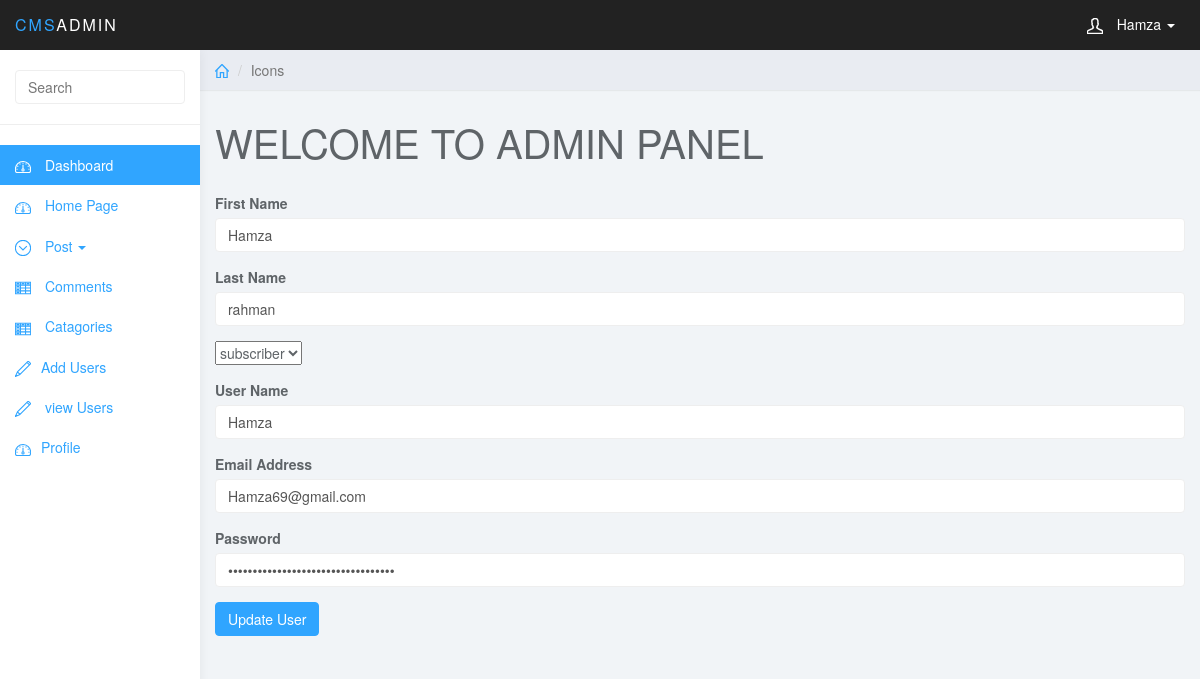
/Admin/profile.php (signed in), run on the app's committed database.
### tables this page shows
CREATE TABLE `user` (
  `user_id` int(3) NOT NULL,
  `username` varchar(255) NOT NULL,
  `user_password` varchar(255) NOT NULL,
  `user_firstname` varchar(255) NOT NULL,
  `user_lastname` varchar(255) NOT NULL,
  `user_email` varchar(255) NOT NULL,
  `user_image` text NOT NULL,
  `user_role` varchar(255) NOT NULL,
  `randSalt` varchar(255) NOT NULL DEFAULT '$2y$10$somebodytryroaddme2'
);

### Admin/profile.php (the view, shortened to what this page needs)
<?php include "../include/config.php"; ?>
<?php include "include/header.php"; ?>
<body>
	<?php include "include/navigation-admin.php"; ?>
	<div class="col-sm-9 col-sm-offset-3 col-lg-10 col-lg-offset-2 main">
		<div class="row">
			<ol class="breadcrumb">
				<li><a href="#"><svg class="glyph stroked home"><use xlink:href="#stroked-home"></use></svg></a></li>
				<li class="active">Icons</li>
			</ol>
		</div>
		<div class="row">
			<div class="col-lg-12">
				<h1 class="page-header">WELCOME TO ADMIN PANEL </h1>
				<?php
				if(isset($_SESSION['username'])){
					$the_user_name = $_SESSION['username'];
				}
					$qrs = $conn->query("SELECT * FROM user WHERE username = '{$the_user_name}'");
					while ($row = $qrs->fetch(PDO::FETCH_ASSOC)) {
						$user_name = $row['username'];
						$user_firstname = $row['user_firstname'];
						$user_lastname = $row['user_lastname'];
						$user_email = $row['user_email'];
						$user_pass = $row['user_password'];
						$user_role = $row['user_role'];
					}
				?>
				<form action="" method="POST" enctype="multipart/form-data" >
					<div class="form-group">
						<label>First Name </label>
						<input type="text" name="user_firstname" class="form-control" value="<?php echo $user_firstname;?>" placeholder="First name" required>
					</div>
					<div class="form-group">
						<label for="post_status">Last Name</label>
						<input type="text" name="user_lastname" class="form-control" value="<?php echo $user_lastname;?>" placeholder="Last name" required>
					</div>
					<div class="form-group">
						<select name="user-option">
							<option value='subscriber'><?php echo $user_role; ?></option>";
						</select>
					</div>
						<div class="form-group">
						<label for="post_tag">User Name </label>
						<input type="text" name="user_name" class="form-control" value="<?php echo $user_name;?>" placeholder="User name" required>
					</div>
					<div class="form-group">
						<label for="post_tag">Email Address </label>
						<input type="Email" name="user_email" class="form-control" value="<?php echo $user_email; ?>" placeholder="Email Address" required>
					</div>
					<div class="form-group">
						<label for="post_content">Password </label>
						<input type="Password" name="user_pass" value="<?php echo $user_pass;?>" class="form-control" required></input>
					</div>
					<div class="form-group">
						<input type="submit" name="update-user" value="Update User" class="btn btn-primary">
					</div>
				</form>
			</div>
		</div>
</body>
</html>

### Admin/css/styles.css (style rules this page uses)
body { background: #f1f4f7; padding-top: 50px; color: #5f6468; }
a, a:hover, a:focus { color: #30a5ff; }
h1, h2, h3, h4, h5, h6 { color: #5f6468; }
h1 { font-weight: 300; font-size: 40px; }
.form-control { border: 1px solid #eee; box-shadow: none; }
.btn-primary, .btn-primary:hover, .btn-primary:focus, .btn-primary:active, .btn-primary.active, .open > .dropdown-toggle.btn-primary, .btn-primary.disabled, .btn-primary[disabled], fieldset[disabled] .btn-primary, .btn-primary.disabled:hover, .btn-primary[disabled]:hover, fieldset[disabled] .btn-primary:hover, .btn-primary.disabled:focus, .btn-primary[disabled]:focus, fieldset[disabled] .btn-primary:focus, .btn-primary.disabled:active, .btn-primary[disabled]:active, fieldset[disabled] .btn-primary:active, .btn-primary.disabled.active, .btn-primary[disabled].active, fieldset[disabled] .btn-primary.active { background-color: #30a5ff; border-color: #30a5ff; }
.breadcrumb { border-radius: 0; padding: 10px 15px; background: #e9ecf2; box-shadow: 0 1px 1px rgba(0, 0, 0, .05); margin: 0 ; }
h1.page-header { margin-top: 30px; border-bottom: 0; }
.breadcrumb .glyph { height: 14px; width: 14px; margin: -2px 0 0 0; stroke-width: 4px; }

### data on the page
user: user_firstname "Hamza", user_lastname "rahman", user-option "subscriber", user_name "Hamza", user_email "Hamza69@gmail.com"

### other printed values
$username "Hamza"
